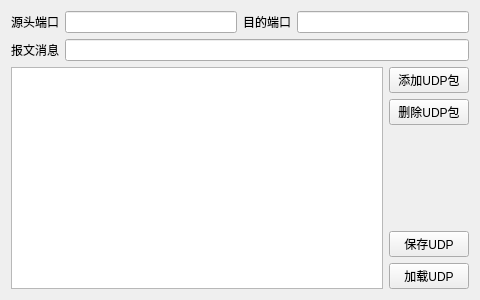
<?xml version="1.0" encoding="UTF-8"?>
<ui version="4.0">
 <class>Widget</class>
 <widget class="QWidget" name="Widget">
  <property name="geometry">
   <rect>
    <x>0</x>
    <y>0</y>
    <width>480</width>
    <height>300</height>
   </rect>
  </property>
  <property name="windowTitle">
   <string>Widget</string>
  </property>
  <layout class="QVBoxLayout" name="verticalLayout_2">
   <item>
    <layout class="QHBoxLayout" name="horizontalLayout_2">
     <item>
      <widget class="QLabel" name="label">
       <property name="text">
        <string>源头端口</string>
       </property>
      </widget>
     </item>
     <item>
      <widget class="QLineEdit" name="lineEditSrcPort"/>
     </item>
     <item>
      <widget class="QLabel" name="label_2">
       <property name="text">
        <string>目的端口</string>
       </property>
      </widget>
     </item>
     <item>
      <widget class="QLineEdit" name="lineEditDstPort"/>
     </item>
    </layout>
   </item>
   <item>
    <layout class="QHBoxLayout" name="horizontalLayout_3">
     <item>
      <widget class="QLabel" name="label_3">
       <property name="text">
        <string>报文消息</string>
       </property>
      </widget>
     </item>
     <item>
      <widget class="QLineEdit" name="lineEditMsg"/>
     </item>
    </layout>
   </item>
   <item>
    <layout class="QHBoxLayout" name="horizontalLayout">
     <item>
      <widget class="QListWidget" name="listWidget"/>
     </item>
     <item>
      <layout class="QVBoxLayout" name="verticalLayout">
       <item>
        <widget class="QPushButton" name="pushButtonAddUDP">
         <property name="text">
          <string>添加UDP包</string>
         </property>
        </widget>
       </item>
       <item>
        <widget class="QPushButton" name="pushButtonDelUDP">
         <property name="text">
          <string>删除UDP包</string>
         </property>
        </widget>
       </item>
       <item>
        <spacer name="verticalSpacer">
         <property name="orientation">
          <enum>Qt::Vertical</enum>
         </property>
         <property name="sizeHint" stdset="0">
          <size>
           <width>20</width>
           <height>40</height>
          </size>
         </property>
        </spacer>
       </item>
       <item>
        <widget class="QPushButton" name="pushButtonSave">
         <property name="text">
          <string>保存UDP</string>
         </property>
        </widget>
       </item>
       <item>
        <widget class="QPushButton" name="pushButtonLoad">
         <property name="text">
          <string>加载UDP</string>
         </property>
        </widget>
       </item>
      </layout>
     </item>
    </layout>
   </item>
  </layout>
 </widget>
 <resources/>
 <connections/>
</ui>
